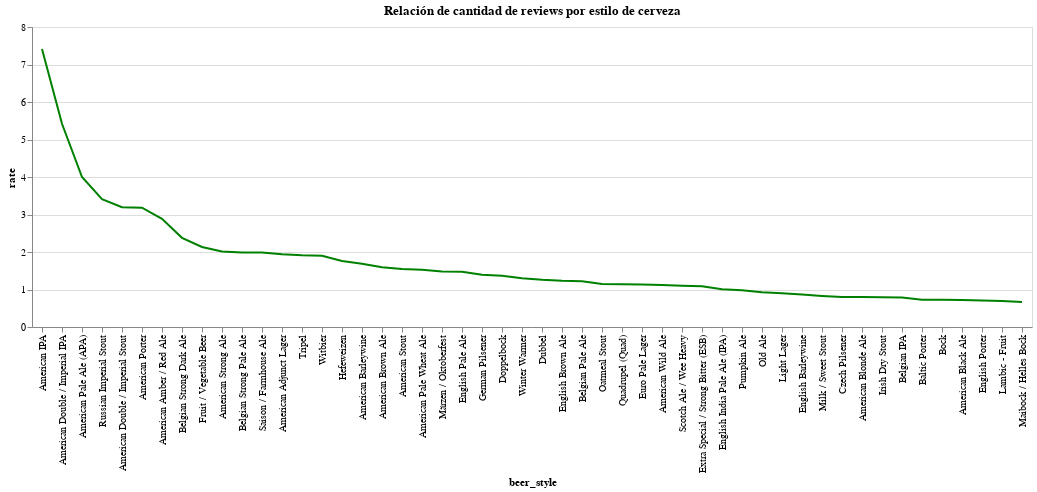

Notebook code for this chart:
### Code cell
categorical_col = 'beer_style'
rate_of_reviews_by_style = (
  (
    100 * df.groupby(categorical_col).size() / len(df)
  )
  .reset_index()
  .rename(columns={0: 'rate'})
  .sort_values('rate', ascending=False)
)
rate_of_reviews_by_style

print(f"Hay {len(rate_of_reviews_by_style)} estilos de cerveza distintos.")

alt.Chart(rate_of_reviews_by_style.iloc[:50]).mark_line(color='green').encode(
    x=alt.X(categorical_col, sort='-y'),
    y='rate',    
).properties(
    title='Relación de cantidad de reviews por estilo de cerveza',    
).interactive()

### Figure 1 — Vega-Lite specification as saved in the notebook (floating-point values rounded to 4 significant figures)
{"config": {"view": {"continuousWidth": 400, "continuousHeight": 300}}, "data": {"name": "data-e33381e1dbba78dbafafe6f7151e50ac"}, "mark": {"type": "line", "color": "green"}, "encoding": {"x": {"type": "nominal", "field": "beer_style", "sort": "-y"}, "y": {"type": "quantitative", "field": "rate"}}, "selection": {"selector002": {"type": "interval", "bind": "scales", "encodings": ["x", "y"]}}, "title": "Relación de cantidad de reviews por estilo de cerveza", "$schema": "https://vega.github.io/schema/vega-lite/v4.8.1.json", "datasets": {"data-e33381e1dbba78dbafafe6f7151e50ac": [{"beer_style": "American IPA", "rate": 7.411}, {"beer_style": "American Double / Imperial IPA", "rate": 5.419}, {"beer_style": "American Pale Ale (APA)", "rate": 4.0}, {"beer_style": "Russian Imperial Stout", "rate": 3.412}, {"beer_style": "American Double / Imperial Stout", "rate": 3.196}, {"beer_style": "American Porter", "rate": 3.181}, {"beer_style": "American Amber / Red Ale", "rate": 2.884}, {"beer_style": "Belgian Strong Dark Ale", "rate": 2.379}, {"beer_style": "Fruit / Vegetable Beer", "rate": 2.134}, {"beer_style": "American Strong Ale", "rate": 2.013}, {"beer_style": "Belgian Strong Pale Ale", "rate": 1.985}, {"beer_style": "Saison / Farmhouse Ale", "rate": 1.984}, {"beer_style": "American Adjunct Lager", "rate": 1.938}, {"beer_style": "Tripel", "rate": 1.911}, {"beer_style": "Witbier", "rate": 1.9}, {"beer_style": "Hefeweizen", "rate": 1.759}, {"beer_style": "American Barleywine", "rate": 1.685}, {"beer_style": "American Brown Ale", "rate": 1.594}, {"beer_style": "American Stout", "rate": 1.547}, {"beer_style": "American Pale Wheat Ale", "rate": 1.526}, {"beer_style": "Märzen / Oktoberfest", "rate": 1.483}, {"beer_style": "English Pale Ale", "rate": 1.475}, {"beer_style": "German Pilsener", "rate": 1.396}, {"beer_style": "Doppelbock", "rate": 1.368}, {"beer_style": "Winter Warmer", "rate": 1.302}, {"beer_style": "Dubbel", "rate": 1.259}, {"beer_style": "English Brown Ale", "rate": 1.231}, {"beer_style": "Belgian Pale Ale", "rate": 1.22}, {"beer_style": "Oatmeal Stout", "rate": 1.144}, {"beer_style": "Quadrupel (Quad)", "rate": 1.14}, {"beer_style": "Euro Pale Lager", "rate": 1.135}, {"beer_style": "American Wild Ale", "rate": 1.122}, {"beer_style": "Scotch Ale / Wee Heavy", "rate": 1.099}, {"beer_style": "Extra Special / Strong Bitter (ESB)", "rate": 1.085}, {"beer_style": "English India Pale Ale (IPA)", "rate": 1.006}, {"beer_style": "Pumpkin Ale", "rate": 0.9801}, {"beer_style": "Old Ale", "rate": 0.9267}, {"beer_style": "Light Lager", "rate": 0.902}, {"beer_style": "English Barleywine", "rate": 0.8654}, {"beer_style": "Milk / Sweet Stout", "rate": 0.8298}, {"beer_style": "Czech Pilsener", "rate": 0.803}, {"beer_style": "American Blonde Ale", "rate": 0.8021}, {"beer_style": "Irish Dry Stout", "rate": 0.7938}, {"beer_style": "Belgian IPA", "rate": 0.786}, {"beer_style": "Baltic Porter", "rate": 0.7294}, {"beer_style": "Bock", "rate": 0.7266}, {"beer_style": "American Black Ale", "rate": 0.7214}, {"beer_style": "English Porter", "rate": 0.7059}, {"beer_style": "Lambic - Fruit", "rate": 0.6901}, {"beer_style": "Maibock / Helles Bock", "rate": 0.6688}]}}
